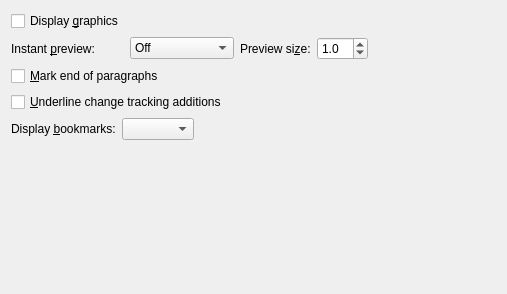
<?xml version="1.0" encoding="UTF-8"?>
<ui version="4.0">
 <class>PrefDisplayUi</class>
 <widget class="QWidget" name="PrefDisplayUi">
  <property name="geometry">
   <rect>
    <x>0</x>
    <y>0</y>
    <width>507</width>
    <height>294</height>
   </rect>
  </property>
  <property name="sizePolicy">
   <sizepolicy hsizetype="Expanding" vsizetype="Expanding">
    <horstretch>0</horstretch>
    <verstretch>0</verstretch>
   </sizepolicy>
  </property>
  <property name="windowTitle">
   <string/>
  </property>
  <layout class="QGridLayout" name="gridLayout">
   <item row="0" column="0">
    <widget class="QCheckBox" name="displayGraphicsCB">
     <property name="text">
      <string>Display &amp;graphics</string>
     </property>
    </widget>
   </item>
   <item row="0" column="5">
    <spacer>
     <property name="orientation">
      <enum>Qt::Horizontal</enum>
     </property>
     <property name="sizeHint" stdset="0">
      <size>
       <width>57</width>
       <height>20</height>
      </size>
     </property>
    </spacer>
   </item>
   <item row="1" column="0">
    <widget class="QLabel" name="instantPreviewLA">
     <property name="text">
      <string>Instant &amp;preview:</string>
     </property>
     <property name="buddy">
      <cstring>instantPreviewCO</cstring>
     </property>
    </widget>
   </item>
   <item row="1" column="1" colspan="2">
    <widget class="QComboBox" name="instantPreviewCO">
     <item>
      <property name="text">
       <string>Off</string>
      </property>
     </item>
     <item>
      <property name="text">
       <string>No math</string>
      </property>
     </item>
     <item>
      <property name="text">
       <string>On</string>
      </property>
     </item>
    </widget>
   </item>
   <item row="1" column="3">
    <widget class="QLabel" name="previewSizeLA">
     <property name="text">
      <string>Preview si&amp;ze:</string>
     </property>
     <property name="buddy">
      <cstring>instantPreviewCO</cstring>
     </property>
    </widget>
   </item>
   <item row="1" column="4">
    <widget class="QDoubleSpinBox" name="previewSizeSB">
     <property name="sizePolicy">
      <sizepolicy hsizetype="Fixed" vsizetype="Fixed">
       <horstretch>0</horstretch>
       <verstretch>0</verstretch>
      </sizepolicy>
     </property>
     <property name="toolTip">
      <string>Factor for the preview size</string>
     </property>
     <property name="decimals">
      <number>1</number>
     </property>
     <property name="minimum">
      <double>0.100000000000000</double>
     </property>
     <property name="maximum">
      <double>10.000000000000000</double>
     </property>
     <property name="singleStep">
      <double>0.100000000000000</double>
     </property>
     <property name="value">
      <double>1.000000000000000</double>
     </property>
    </widget>
   </item>
   <item row="2" column="0" colspan="2">
    <widget class="QCheckBox" name="paragraphMarkerCB">
     <property name="toolTip">
      <string>Mark end of paragraphs on screen with a pilcrow character.</string>
     </property>
     <property name="text">
      <string>&amp;Mark end of paragraphs</string>
     </property>
    </widget>
   </item>
   <item row="3" column="0" colspan="3">
    <widget class="QCheckBox" name="ctAdditionsUnderlinedCB">
     <property name="toolTip">
      <string>If this is checked, additions in change tracking are underlined in the workarea</string>
     </property>
     <property name="text">
      <string>&amp;Underline change tracking additions</string>
     </property>
    </widget>
   </item>
   <item row="4" column="0" colspan="3">
    <layout class="QHBoxLayout" name="horizontalLayout">
     <item>
      <widget class="QLabel" name="bookmarksLA">
       <property name="text">
        <string>Display &amp;bookmarks:</string>
       </property>
       <property name="buddy">
        <cstring>bookmarksCO</cstring>
       </property>
      </widget>
     </item>
     <item>
      <widget class="QComboBox" name="bookmarksCO">
       <property name="toolTip">
        <string>Select whether and how bookmarks should be visualized in the workarea</string>
       </property>
      </widget>
     </item>
     <item>
      <spacer name="horizontalSpacer">
       <property name="orientation">
        <enum>Qt::Horizontal</enum>
       </property>
       <property name="sizeHint" stdset="0">
        <size>
         <width>40</width>
         <height>20</height>
        </size>
       </property>
      </spacer>
     </item>
    </layout>
   </item>
   <item row="5" column="2">
    <spacer name="verticalSpacer">
     <property name="orientation">
      <enum>Qt::Vertical</enum>
     </property>
     <property name="sizeHint" stdset="0">
      <size>
       <width>20</width>
       <height>121</height>
      </size>
     </property>
    </spacer>
   </item>
  </layout>
 </widget>
 <tabstops>
  <tabstop>instantPreviewCO</tabstop>
 </tabstops>
 <includes>
  <include location="local">qt_i18n.h</include>
 </includes>
 <resources/>
 <connections/>
</ui>
